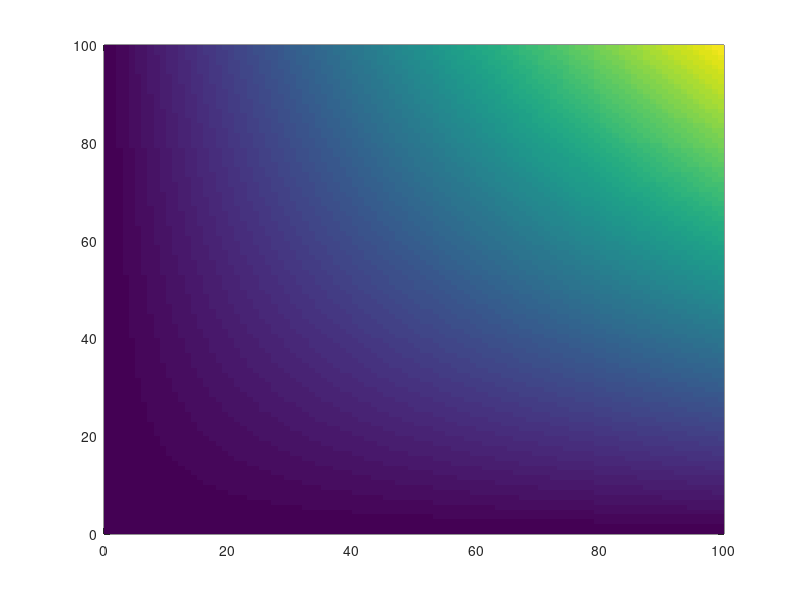

Write the MATLAB code that produced this figure.
% This example file was added to set the repository language to MATLAB on github

x_0=linspace(0,100,101);
vx_0=linspace(0,100,101);
z=zeros(101,101);
for i=1:101
    for j=1:101
        z(i,j)=x_0(i)*vx_0(j);
    end
end

figure
pcolor(x_0,vx_0,z)
shading flat
